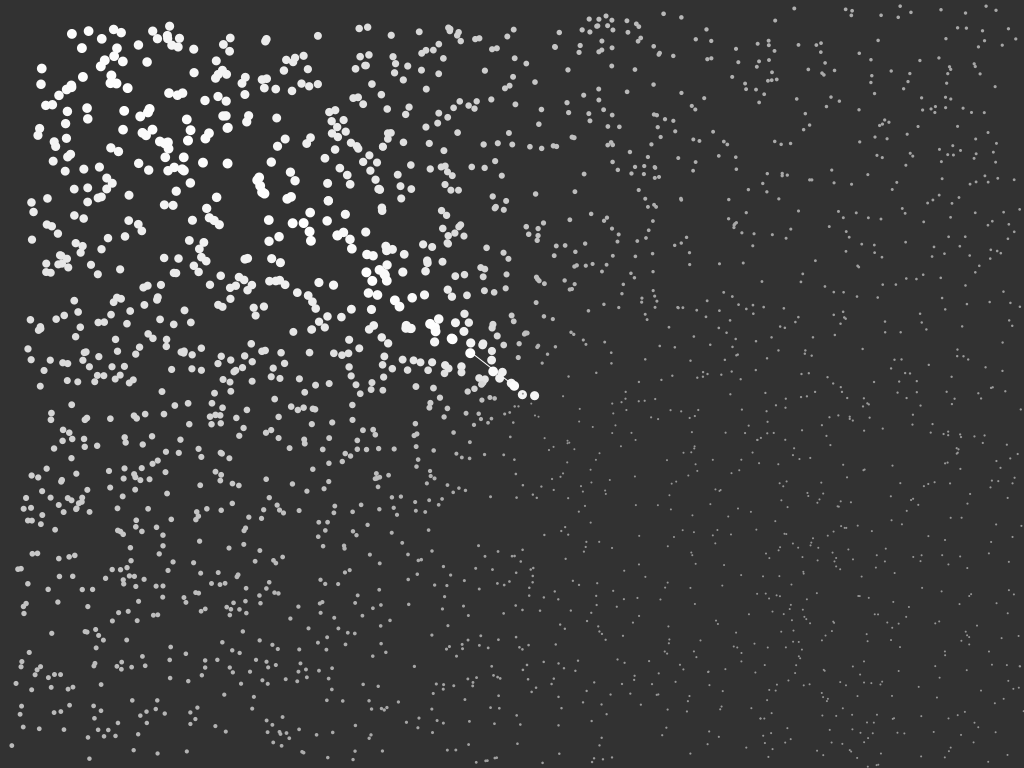
Frame 1 (no input)
Frame 60 (the mouse pressed at the canvas centre just before this capture): identical to frame 1, image omitted
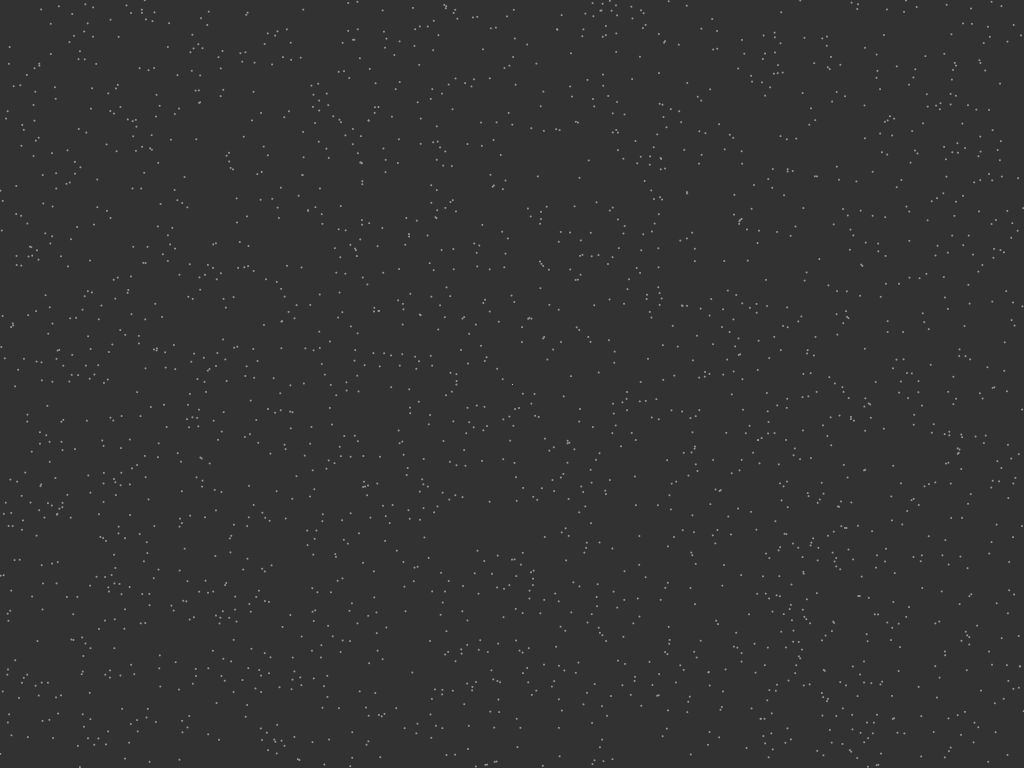
Frame 120 (the mouse held since frame 60 and released just before this capture)

The Processing sketch that drew these frames (run headless with seeded random() and noise(); from frame 60 on, the mouse is pressed at the canvas centre):

// Processing sketch: SketchPositioningByAngle
// ── SketchPositioningByAngle.pde
final static int PLACE_IN_GRID = 0;
final static int PLACE_RANDOMLY = 1;
int mPlacingStrategy = PLACE_RANDOMLY;

final static int NUM_AGENTS_X = 55;
final static int NUM_AGENTS_Y = 41;
final static float AGENT_SPACE = 18.0f;
final static float AGENT_SIZE = 4.0f;
MAgent[][] mAgents = new MAgent[NUM_AGENTS_X][NUM_AGENTS_Y];
MAgent mCenter = new MAgent();

void settings() {
  size(1024, 768);
}

void setup() {
  for (int x=0; x<mAgents.length; x++) {
    for (int y=0; y<mAgents[x].length; y++) {
      mAgents[x][y] = new MAgent();
      switch(mPlacingStrategy) {
      case PLACE_IN_GRID:
        mAgents[x][y].position.set(x - (NUM_AGENTS_X-1) / 2.0, y - (NUM_AGENTS_Y-1) / 2.0);
        mAgents[x][y].position.mult(AGENT_SPACE);
        break;
      case PLACE_RANDOMLY:
        mAgents[x][y].position.set(random(width/-2, width/2), random(height/-2, height/2));
        break;
      }
    }
  }
}

void draw() {
  background(50);
  translate(width/2, height/2);

  PVector mMouse = new PVector().set(mouseX-width/2, mouseY-height/2);
  PVector mDirection = PVector.sub(mMouse, mCenter.position).normalize();
  mCenter.direction.set(mDirection);

  final float DIRECTION_SCALE = 50;
  stroke(255);
  line(mCenter.position.x + mCenter.direction.x * DIRECTION_SCALE, 
    mCenter.position.y + mCenter.direction.y * DIRECTION_SCALE, 
    mCenter.position.x, 
    mCenter.position.y);

  noStroke();
  for (int x=0; x<mAgents.length; x++) {
    for (int y=0; y<mAgents[x].length; y++) {
      MAgent a = mAgents[x][y];
      a.update(mCenter);
      a.draw();
    }
  }
}

class MAgent {
  PVector position = new PVector();
  PVector direction = new PVector(0, 1);
  color m_color = color(255);
  float scale = 1;

  void update(MAgent a) {
    direction = PVector.sub(a.position, position);
    direction.normalize();
    float mAngle = PVector.angleBetween(direction, a.direction);
    float mAngleNorm = mAngle / PI;
    mAngleNorm = pow(mAngleNorm, 2);
    m_color = color(150 + 105 * mAngleNorm);
    scale = mAngleNorm;
  }

  void draw() {
    PVector p = new PVector().set(position);
    p.add(direction.mult(scale * 40));
    fill(m_color);
    ellipse(p.x, p.y, AGENT_SIZE*2 * scale + 2, AGENT_SIZE*2 * scale + 2);
  }
}
